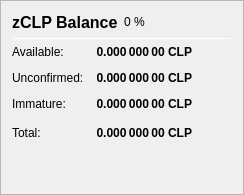
                   <widget class="QFrame" name="frame_ZerocoinBalances">
                    <property name="frameShape">
                     <enum>QFrame::StyledPanel</enum>
                    </property>
                    <property name="frameShadow">
                     <enum>QFrame::Raised</enum>
                    </property>
                    <layout class="QVBoxLayout" name="verticalLayout_7">
                     <item>
                      <layout class="QHBoxLayout" name="horizontalLayout_8" stretch="0,0,0">
                       <item>
                        <widget class="QLabel" name="label_5z_3">
                         <property name="minimumSize">
                          <size>
                           <width>0</width>
                           <height>20</height>
                          </size>
                         </property>
                         <property name="font">
                          <font>
                           <pointsize>12</pointsize>
                           <weight>75</weight>
                           <bold>true</bold>
                          </font>
                         </property>
                         <property name="text">
                          <string>zCLP Balance</string>
                         </property>
                        </widget>
                       </item>
                       <item>
                        <widget class="QLabel" name="labelzCLPPercent">
                         <property name="text">
                          <string notr="true">0 %</string>
                         </property>
                        </widget>
                       </item>
                       <item>
                        <spacer name="horizontalSpacer_11">
                         <property name="orientation">
                          <enum>Qt::Horizontal</enum>
                         </property>
                         <property name="sizeHint" stdset="0">
                          <size>
                           <width>40</width>
                           <height>20</height>
                          </size>
                         </property>
                        </spacer>
                       </item>
                      </layout>
                     </item>
                     <item>
                      <widget class="Line" name="line_ZerocoinBalance">
                       <property name="minimumSize">
                        <size>
                         <width>0</width>
                         <height>1</height>
                        </size>
                       </property>
                       <property name="maximumSize">
                        <size>
                         <width>16777215</width>
                         <height>1</height>
                        </size>
                       </property>
                       <property name="orientation">
                        <enum>Qt::Horizontal</enum>
                       </property>
                      </widget>
                     </item>
                     <item>
                      <layout class="QGridLayout" name="gridLayout_5">
                       <property name="spacing">
                        <number>12</number>
                       </property>
                       <item row="1" column="0">
                        <widget class="QLabel" name="labelzBalanceMatureText">
                         <property name="toolTip">
                          <string>Mature: more than 20 confirmation and more than 1 mint of the same denomination after it was minted.
These zCLP are spendable.</string>
                         </property>
                         <property name="text">
                          <string>Available:</string>
                         </property>
                        </widget>
                       </item>
                       <item row="1" column="1">
                        <widget class="QLabel" name="labelzBalanceMature">
                         <property name="font">
                          <font>
                           <weight>75</weight>
                           <bold>true</bold>
                          </font>
                         </property>
                         <property name="toolTip">
                          <string>Mature: more than 20 confirmation and more than 1 mint of the same denomination after it was minted.
These zCLP are spendable.</string>
                         </property>
                         <property name="text">
                          <string notr="true">0.000 000 00 CLP</string>
                         </property>
                         <property name="alignment">
                          <set>Qt::AlignRight|Qt::AlignTrailing|Qt::AlignVCenter</set>
                         </property>
                        </widget>
                       </item>
                       <item row="2" column="0">
                        <widget class="QLabel" name="labelzBalanceUnconfirmedText">
                         <property name="toolTip">
                          <string>Unconfirmed: less than 20 confirmations
Immature: confirmed, but less than 1 mint of the same denomination after it was minted</string>
                         </property>
                         <property name="text">
                          <string>Unconfirmed:</string>
                         </property>
                        </widget>
                       </item>
                       <item row="2" column="1">
                        <widget class="QLabel" name="labelzBalanceUnconfirmed">
                         <property name="font">
                          <font>
                           <weight>75</weight>
                           <bold>true</bold>
                          </font>
                         </property>
                         <property name="toolTip">
                          <string>Unconfirmed: less than 20 confirmations
Immature: confirmed, but less than 1 mint of the same denomination after it was minted</string>
                         </property>
                         <property name="text">
                          <string notr="true">0.000 000 00 CLP</string>
                         </property>
                         <property name="alignment">
                          <set>Qt::AlignRight|Qt::AlignTrailing|Qt::AlignVCenter</set>
                         </property>
                        </widget>
                       </item>
                       <item row="3" column="0">
                        <widget class="QLabel" name="labelzBalanceImmatureText">
                         <property name="toolTip">
                          <string>Unconfirmed: less than 20 confirmations
Immature: confirmed, but less than 1 mint of the same denomination after it was minted</string>
                         </property>
                         <property name="text">
                          <string>Immature:</string>
                         </property>
                        </widget>
                       </item>
                       <item row="3" column="1">
                        <widget class="QLabel" name="labelzBalanceImmature">
                         <property name="font">
                          <font>
                           <weight>75</weight>
                           <bold>true</bold>
                          </font>
                         </property>
                         <property name="toolTip">
                          <string>Unconfirmed: less than 20 confirmations
Immature: confirmed, but less than 1 mint of the same denomination after it was minted</string>
                         </property>
                         <property name="text">
                          <string notr="true">0.000 000 00 CLP</string>
                         </property>
                         <property name="alignment">
                          <set>Qt::AlignRight|Qt::AlignTrailing|Qt::AlignVCenter</set>
                         </property>
                        </widget>
                       </item>
                       <item row="4" column="0">
                        <widget class="QLabel" name="labelzBalanceText">
                         <property name="toolTip">
                          <string>Your current zCLP balance, unconfirmed and immature zCLP included.</string>
                         </property>
                         <property name="text">
                          <string>Total:</string>
                         </property>
                        </widget>
                       </item>
                       <item row="4" column="1">
                        <widget class="QLabel" name="labelzBalance">
                         <property name="font">
                          <font>
                           <weight>75</weight>
                           <bold>true</bold>
                          </font>
                         </property>
                         <property name="cursor">
                          <cursorShape>IBeamCursor</cursorShape>
                         </property>
                         <property name="toolTip">
                          <string>Your current zCLP balance, unconfirmed and immature zCLP included.</string>
                         </property>
                         <property name="text">
                          <string notr="true">0.000 000 00 CLP</string>
                         </property>
                         <property name="alignment">
                          <set>Qt::AlignRight|Qt::AlignTrailing|Qt::AlignVCenter</set>
                         </property>
                         <property name="textInteractionFlags">
                          <set>Qt::LinksAccessibleByMouse|Qt::TextSelectableByKeyboard|Qt::TextSelectableByMouse</set>
                         </property>
                        </widget>
                       </item>
                       <item row="4" column="2">
                        <spacer name="horizontalSpacer_4">
                         <property name="orientation">
                          <enum>Qt::Horizontal</enum>
                         </property>
                         <property name="sizeHint" stdset="0">
                          <size>
                           <width>40</width>
                           <height>20</height>
                          </size>
                         </property>
                        </spacer>
                       </item>
                      </layout>
                     </item>
                     <item>
                      <spacer name="verticalSpacer_4">
                       <property name="orientation">
                        <enum>Qt::Vertical</enum>
                       </property>
                       <property name="sizeHint" stdset="0">
                        <size>
                         <width>20</width>
                         <height>40</height>
                        </size>
                       </property>
                      </spacer>
                     </item>
                    </layout>
                   </widget>
